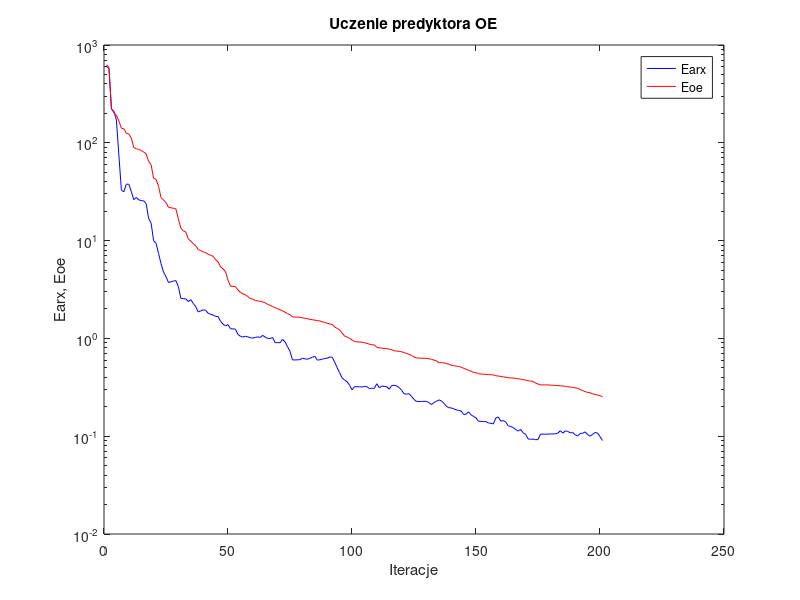
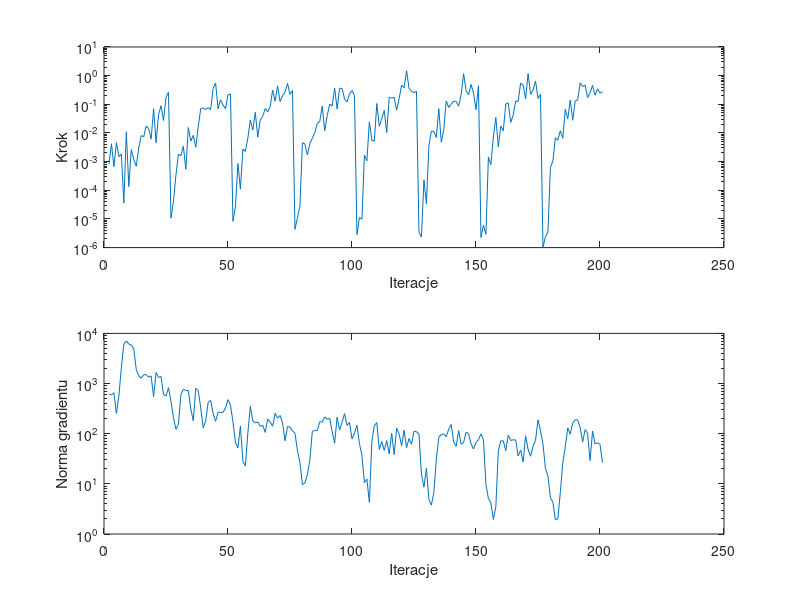

Here is the MATLAB script that generated these plots, in order:
%uczenie predyktora oe
clear all;
n=0; farx(n+1)=6.037708e+002; foe(n+1)=6.265237e+002; wspucz(n+1)=0.000000e+000; ng(n+1)=0.000000e+000;
%odnowa zmiennej metryki
n=1; farx(n+1)=5.768328e+002; foe(n+1)=5.917392e+002; krok(n+1)=8.148250e-004; ng(n+1)=6.169417e+002;
n=2; farx(n+1)=2.219807e+002; foe(n+1)=2.230082e+002; krok(n+1)=4.189449e-003; ng(n+1)=5.941771e+002;
n=3; farx(n+1)=2.097716e+002; foe(n+1)=2.020091e+002; krok(n+1)=6.682927e-004; ng(n+1)=6.571146e+002;
n=4; farx(n+1)=1.707608e+002; foe(n+1)=1.914247e+002; krok(n+1)=4.587536e-003; ng(n+1)=2.533579e+002;
n=5; farx(n+1)=7.492442e+001; foe(n+1)=1.669490e+002; krok(n+1)=1.486749e-003; ng(n+1)=5.711533e+002;
n=6; farx(n+1)=3.294708e+001; foe(n+1)=1.410343e+002; krok(n+1)=1.854565e-003; ng(n+1)=2.078241e+003;
n=7; farx(n+1)=3.156903e+001; foe(n+1)=1.392884e+002; krok(n+1)=3.584012e-005; ng(n+1)=6.114269e+003;
n=8; farx(n+1)=3.776355e+001; foe(n+1)=1.250062e+002; krok(n+1)=1.095618e-002; ng(n+1)=7.059547e+003;
n=9; farx(n+1)=3.768454e+001; foe(n+1)=1.234287e+002; krok(n+1)=1.340733e-004; ng(n+1)=6.144229e+003;
n=10; farx(n+1)=3.194372e+001; foe(n+1)=1.116952e+002; krok(n+1)=2.621411e-003; ng(n+1)=5.816708e+003;
n=11; farx(n+1)=2.616627e+001; foe(n+1)=8.967566e+001; krok(n+1)=1.203191e-003; ng(n+1)=4.907379e+003;
n=12; farx(n+1)=2.763585e+001; foe(n+1)=8.677710e+001; krok(n+1)=6.856719e-004; ng(n+1)=1.918319e+003;
n=13; farx(n+1)=2.610138e+001; foe(n+1)=8.571952e+001; krok(n+1)=2.980863e-003; ng(n+1)=1.419528e+003;
n=14; farx(n+1)=2.568276e+001; foe(n+1)=8.346063e+001; krok(n+1)=8.111094e-003; ng(n+1)=1.280639e+003;
n=15; farx(n+1)=2.549346e+001; foe(n+1)=8.043291e+001; krok(n+1)=7.354218e-003; ng(n+1)=1.506734e+003;
n=16; farx(n+1)=2.389313e+001; foe(n+1)=7.698697e+001; krok(n+1)=1.741045e-002; ng(n+1)=1.497266e+003;
n=17; farx(n+1)=1.683252e+001; foe(n+1)=6.462481e+001; krok(n+1)=1.417782e-002; ng(n+1)=1.336077e+003;
n=18; farx(n+1)=1.507192e+001; foe(n+1)=5.960081e+001; krok(n+1)=6.099924e-003; ng(n+1)=1.418692e+003;
n=19; farx(n+1)=9.983066e+000; foe(n+1)=4.345302e+001; krok(n+1)=6.954057e-002; ng(n+1)=5.447388e+002;
n=20; farx(n+1)=9.382370e+000; foe(n+1)=4.224585e+001; krok(n+1)=4.586643e-003; ng(n+1)=1.664374e+003;
n=21; farx(n+1)=7.377008e+000; foe(n+1)=3.588870e+001; krok(n+1)=4.446078e-002; ng(n+1)=1.320396e+003;
n=22; farx(n+1)=5.811266e+000; foe(n+1)=2.745416e+001; krok(n+1)=8.892157e-002; ng(n+1)=1.380690e+003;
n=23; farx(n+1)=4.776753e+000; foe(n+1)=2.610685e+001; krok(n+1)=2.705929e-002; ng(n+1)=6.045293e+002;
n=24; farx(n+1)=4.272959e+000; foe(n+1)=2.440718e+001; krok(n+1)=1.755320e-001; ng(n+1)=5.647574e+002;
n=25; farx(n+1)=3.731438e+000; foe(n+1)=2.193620e+001; krok(n+1)=2.621866e-001; ng(n+1)=8.276565e+002;
%odnowa zmiennej metryki
n=26; farx(n+1)=3.795408e+000; foe(n+1)=2.161152e+001; krok(n+1)=1.057446e-005; ng(n+1)=4.460454e+002;
n=27; farx(n+1)=3.853499e+000; foe(n+1)=2.144430e+001; krok(n+1)=4.120586e-005; ng(n+1)=2.089998e+002;
n=28; farx(n+1)=3.904412e+000; foe(n+1)=2.104143e+001; krok(n+1)=3.348253e-004; ng(n+1)=1.228321e+002;
n=29; farx(n+1)=3.368487e+000; foe(n+1)=1.659905e+001; krok(n+1)=1.830478e-003; ng(n+1)=1.537181e+002;
n=30; farx(n+1)=2.565591e+000; foe(n+1)=1.337949e+001; krok(n+1)=1.603465e-003; ng(n+1)=6.032858e+002;
n=31; farx(n+1)=2.553270e+000; foe(n+1)=1.258759e+001; krok(n+1)=3.452691e-003; ng(n+1)=7.664191e+002;
n=32; farx(n+1)=2.530560e+000; foe(n+1)=1.222655e+001; krok(n+1)=5.405350e-004; ng(n+1)=7.277060e+002;
n=33; farx(n+1)=2.383055e+000; foe(n+1)=1.038735e+001; krok(n+1)=1.547432e-002; ng(n+1)=7.209137e+002;
n=34; farx(n+1)=2.489210e+000; foe(n+1)=9.906560e+000; krok(n+1)=5.233259e-003; ng(n+1)=3.108875e+002;
n=35; farx(n+1)=2.275298e+000; foe(n+1)=9.284045e+000; krok(n+1)=8.237127e-003; ng(n+1)=1.809698e+002;
n=36; farx(n+1)=2.108145e+000; foe(n+1)=8.807826e+000; krok(n+1)=3.206931e-003; ng(n+1)=8.067668e+002;
n=37; farx(n+1)=1.863728e+000; foe(n+1)=8.116065e+000; krok(n+1)=1.640492e-002; ng(n+1)=7.188160e+002;
n=38; farx(n+1)=1.909969e+000; foe(n+1)=7.917177e+000; krok(n+1)=7.104066e-002; ng(n+1)=3.281279e+002;
n=39; farx(n+1)=1.960377e+000; foe(n+1)=7.670497e+000; krok(n+1)=7.475647e-002; ng(n+1)=1.312871e+002;
n=40; farx(n+1)=1.939660e+000; foe(n+1)=7.533475e+000; krok(n+1)=6.528949e-002; ng(n+1)=1.797692e+002;
n=41; farx(n+1)=1.806174e+000; foe(n+1)=7.240301e+000; krok(n+1)=7.651884e-002; ng(n+1)=4.235429e+002;
n=42; farx(n+1)=1.767257e+000; foe(n+1)=7.092874e+000; krok(n+1)=6.563449e-002; ng(n+1)=4.628794e+002;
n=43; farx(n+1)=1.733667e+000; foe(n+1)=6.905247e+000; krok(n+1)=3.589327e-001; ng(n+1)=2.537566e+002;
n=44; farx(n+1)=1.680728e+000; foe(n+1)=6.377526e+000; krok(n+1)=5.477226e-001; ng(n+1)=1.767737e+002;
n=45; farx(n+1)=1.671283e+000; foe(n+1)=6.065722e+000; krok(n+1)=7.045190e-002; ng(n+1)=2.686860e+002;
n=46; farx(n+1)=1.495608e+000; foe(n+1)=5.399667e+000; krok(n+1)=1.433103e-001; ng(n+1)=2.649970e+002;
n=47; farx(n+1)=1.399427e+000; foe(n+1)=5.129097e+000; krok(n+1)=9.538763e-002; ng(n+1)=2.660801e+002;
n=48; farx(n+1)=1.343867e+000; foe(n+1)=4.809220e+000; krok(n+1)=7.000904e-002; ng(n+1)=3.292097e+002;
n=49; farx(n+1)=1.384446e+000; foe(n+1)=3.945001e+000; krok(n+1)=2.137984e-001; ng(n+1)=4.772982e+002;
n=50; farx(n+1)=1.256159e+000; foe(n+1)=3.422446e+000; krok(n+1)=2.293950e-001; ng(n+1)=3.710607e+002;
%odnowa zmiennej metryki
n=51; farx(n+1)=1.251246e+000; foe(n+1)=3.403726e+000; krok(n+1)=8.274713e-006; ng(n+1)=1.720520e+002;
n=52; farx(n+1)=1.242022e+000; foe(n+1)=3.390948e+000; krok(n+1)=2.714975e-005; ng(n+1)=6.737779e+001;
n=53; farx(n+1)=1.098918e+000; foe(n+1)=3.126796e+000; krok(n+1)=8.540993e-004; ng(n+1)=5.251949e+001;
n=54; farx(n+1)=1.052418e+000; foe(n+1)=2.954663e+000; krok(n+1)=1.098766e-004; ng(n+1)=1.427245e+002;
n=55; farx(n+1)=1.031163e+000; foe(n+1)=2.862170e+000; krok(n+1)=2.742688e-003; ng(n+1)=2.798622e+001;
n=56; farx(n+1)=1.051450e+000; foe(n+1)=2.787927e+000; krok(n+1)=2.269758e-003; ng(n+1)=2.284928e+001;
n=57; farx(n+1)=1.035642e+000; foe(n+1)=2.678033e+000; krok(n+1)=6.607631e-003; ng(n+1)=1.029654e+002;
n=58; farx(n+1)=1.016452e+000; foe(n+1)=2.556422e+000; krok(n+1)=2.835564e-002; ng(n+1)=3.509314e+002;
n=59; farx(n+1)=1.005815e+000; foe(n+1)=2.524289e+000; krok(n+1)=1.254679e-002; ng(n+1)=1.781190e+002;
n=60; farx(n+1)=1.024805e+000; foe(n+1)=2.441729e+000; krok(n+1)=5.235740e-002; ng(n+1)=1.641620e+002;
n=61; farx(n+1)=1.035847e+000; foe(n+1)=2.416611e+000; krok(n+1)=7.191611e-003; ng(n+1)=1.718826e+002;
n=62; farx(n+1)=1.024503e+000; foe(n+1)=2.398958e+000; krok(n+1)=2.812841e-002; ng(n+1)=1.402110e+002;
n=63; farx(n+1)=1.075048e+000; foe(n+1)=2.361143e+000; krok(n+1)=3.794479e-002; ng(n+1)=1.472287e+002;
n=64; farx(n+1)=1.031113e+000; foe(n+1)=2.310728e+000; krok(n+1)=7.142563e-002; ng(n+1)=1.064219e+002;
n=65; farx(n+1)=9.999859e-001; foe(n+1)=2.223780e+000; krok(n+1)=5.387784e-002; ng(n+1)=1.941570e+002;
n=66; farx(n+1)=9.977609e-001; foe(n+1)=2.182311e+000; krok(n+1)=8.321100e-002; ng(n+1)=1.706766e+002;
n=67; farx(n+1)=1.019944e+000; foe(n+1)=2.114766e+000; krok(n+1)=3.152950e-001; ng(n+1)=1.408590e+002;
n=68; farx(n+1)=9.047802e-001; foe(n+1)=2.061958e+000; krok(n+1)=1.288873e-001; ng(n+1)=2.552983e+002;
n=69; farx(n+1)=9.052524e-001; foe(n+1)=2.014160e+000; krok(n+1)=4.411592e-001; ng(n+1)=2.042897e+002;
n=70; farx(n+1)=9.036998e-001; foe(n+1)=1.962847e+000; krok(n+1)=1.247419e-001; ng(n+1)=2.305257e+002;
n=71; farx(n+1)=9.786108e-001; foe(n+1)=1.910911e+000; krok(n+1)=2.032965e-001; ng(n+1)=1.642274e+002;
n=72; farx(n+1)=9.207697e-001; foe(n+1)=1.853204e+000; krok(n+1)=2.624788e-001; ng(n+1)=7.249157e+001;
n=73; farx(n+1)=8.221849e-001; foe(n+1)=1.789776e+000; krok(n+1)=5.316748e-001; ng(n+1)=1.397114e+002;
n=74; farx(n+1)=7.382062e-001; foe(n+1)=1.747330e+000; krok(n+1)=2.230542e-001; ng(n+1)=1.349397e+002;
n=75; farx(n+1)=6.023722e-001; foe(n+1)=1.657312e+000; krok(n+1)=3.029139e-001; ng(n+1)=1.143364e+002;
%odnowa zmiennej metryki
n=76; farx(n+1)=6.027033e-001; foe(n+1)=1.652348e+000; krok(n+1)=4.333677e-006; ng(n+1)=1.020604e+002;
n=77; farx(n+1)=6.041484e-001; foe(n+1)=1.650317e+000; krok(n+1)=1.127096e-005; ng(n+1)=4.621904e+001;
n=78; farx(n+1)=6.059546e-001; foe(n+1)=1.648859e+000; krok(n+1)=2.798313e-005; ng(n+1)=2.670567e+001;
n=79; farx(n+1)=6.277275e-001; foe(n+1)=1.621921e+000; krok(n+1)=4.541426e-003; ng(n+1)=9.655780e+000;
n=80; farx(n+1)=6.175366e-001; foe(n+1)=1.608562e+000; krok(n+1)=4.162174e-003; ng(n+1)=1.036975e+001;
n=81; farx(n+1)=6.122080e-001; foe(n+1)=1.589602e+000; krok(n+1)=1.713514e-003; ng(n+1)=1.531030e+001;
n=82; farx(n+1)=6.253792e-001; foe(n+1)=1.564147e+000; krok(n+1)=4.290347e-003; ng(n+1)=2.987904e+001;
n=83; farx(n+1)=6.426383e-001; foe(n+1)=1.553513e+000; krok(n+1)=6.544675e-003; ng(n+1)=1.118659e+002;
n=84; farx(n+1)=6.558896e-001; foe(n+1)=1.536109e+000; krok(n+1)=1.034502e-002; ng(n+1)=1.154948e+002;
n=85; farx(n+1)=5.997794e-001; foe(n+1)=1.519561e+000; krok(n+1)=2.165649e-002; ng(n+1)=1.150977e+002;
n=86; farx(n+1)=6.045845e-001; foe(n+1)=1.510481e+000; krok(n+1)=2.525939e-002; ng(n+1)=1.735462e+002;
n=87; farx(n+1)=6.133278e-001; foe(n+1)=1.476629e+000; krok(n+1)=8.693674e-002; ng(n+1)=1.710047e+002;
n=88; farx(n+1)=6.225641e-001; foe(n+1)=1.459282e+000; krok(n+1)=1.199493e-002; ng(n+1)=2.163991e+002;
n=89; farx(n+1)=6.284759e-001; foe(n+1)=1.430086e+000; krok(n+1)=4.017797e-002; ng(n+1)=1.943451e+002;
n=90; farx(n+1)=6.453836e-001; foe(n+1)=1.405202e+000; krok(n+1)=1.016482e-001; ng(n+1)=2.015774e+002;
n=91; farx(n+1)=6.424104e-001; foe(n+1)=1.390874e+000; krok(n+1)=8.764941e-002; ng(n+1)=1.099826e+002;
n=92; farx(n+1)=5.735975e-001; foe(n+1)=1.312029e+000; krok(n+1)=3.691454e-001; ng(n+1)=6.450873e+001;
n=93; farx(n+1)=5.026227e-001; foe(n+1)=1.264715e+000; krok(n+1)=6.814773e-002; ng(n+1)=2.140886e+002;
n=94; farx(n+1)=4.471566e-001; foe(n+1)=1.222867e+000; krok(n+1)=3.589369e-001; ng(n+1)=1.184501e+002;
n=95; farx(n+1)=3.942887e-001; foe(n+1)=1.137297e+000; krok(n+1)=3.607908e-001; ng(n+1)=1.697546e+002;
n=96; farx(n+1)=3.760901e-001; foe(n+1)=1.058722e+000; krok(n+1)=1.528851e-001; ng(n+1)=2.508915e+002;
n=97; farx(n+1)=3.612644e-001; foe(n+1)=1.030709e+000; krok(n+1)=1.221144e-001; ng(n+1)=1.459289e+002;
n=98; farx(n+1)=3.326521e-001; foe(n+1)=1.002253e+000; krok(n+1)=2.343012e-001; ng(n+1)=1.672956e+002;
n=99; farx(n+1)=2.979415e-001; foe(n+1)=9.666531e-001; krok(n+1)=2.994154e-001; ng(n+1)=7.791865e+001;
n=100; farx(n+1)=3.209253e-001; foe(n+1)=9.274086e-001; krok(n+1)=2.056099e-001; ng(n+1)=1.032119e+002;
%odnowa zmiennej metryki
n=101; farx(n+1)=3.206213e-001; foe(n+1)=9.224787e-001; krok(n+1)=2.852700e-006; ng(n+1)=1.470696e+002;
n=102; farx(n+1)=3.196639e-001; foe(n+1)=9.185140e-001; krok(n+1)=1.113124e-005; ng(n+1)=6.357380e+001;
n=103; farx(n+1)=3.187069e-001; foe(n+1)=9.169896e-001; krok(n+1)=9.772716e-006; ng(n+1)=3.669418e+001;
n=104; farx(n+1)=3.229601e-001; foe(n+1)=9.032516e-001; krok(n+1)=1.700059e-003; ng(n+1)=1.055188e+001;
n=105; farx(n+1)=3.207689e-001; foe(n+1)=8.916727e-001; krok(n+1)=1.066758e-003; ng(n+1)=1.243840e+001;
n=106; farx(n+1)=3.072519e-001; foe(n+1)=8.722612e-001; krok(n+1)=2.452306e-002; ng(n+1)=4.277853e+000;
n=107; farx(n+1)=3.092678e-001; foe(n+1)=8.606829e-001; krok(n+1)=5.548179e-003; ng(n+1)=6.918533e+001;
n=108; farx(n+1)=3.084552e-001; foe(n+1)=8.587780e-001; krok(n+1)=5.214412e-003; ng(n+1)=1.444255e+002;
n=109; farx(n+1)=3.441801e-001; foe(n+1)=8.087447e-001; krok(n+1)=1.067078e-001; ng(n+1)=1.669885e+002;
n=110; farx(n+1)=3.128713e-001; foe(n+1)=8.005777e-001; krok(n+1)=1.704362e-002; ng(n+1)=4.850103e+001;
n=111; farx(n+1)=3.257135e-001; foe(n+1)=7.956636e-001; krok(n+1)=3.122169e-002; ng(n+1)=6.997496e+001;
n=112; farx(n+1)=3.228995e-001; foe(n+1)=7.888752e-001; krok(n+1)=6.105720e-002; ng(n+1)=4.655977e+001;
n=113; farx(n+1)=3.214318e-001; foe(n+1)=7.875467e-001; krok(n+1)=1.027811e-002; ng(n+1)=7.282517e+001;
n=114; farx(n+1)=3.022600e-001; foe(n+1)=7.774894e-001; krok(n+1)=1.738735e-001; ng(n+1)=3.957177e+001;
n=115; farx(n+1)=3.296352e-001; foe(n+1)=7.677024e-001; krok(n+1)=1.655578e-001; ng(n+1)=1.018077e+002;
n=116; farx(n+1)=3.316833e-001; foe(n+1)=7.464502e-001; krok(n+1)=1.738735e-001; ng(n+1)=3.822587e+001;
n=117; farx(n+1)=3.268029e-001; foe(n+1)=7.423705e-001; krok(n+1)=6.158158e-002; ng(n+1)=1.291246e+002;
n=118; farx(n+1)=3.146260e-001; foe(n+1)=7.378110e-001; krok(n+1)=1.565625e-001; ng(n+1)=9.838654e+001;
n=119; farx(n+1)=2.949947e-001; foe(n+1)=7.302657e-001; krok(n+1)=4.635137e-001; ng(n+1)=5.761701e+001;
n=120; farx(n+1)=2.711072e-001; foe(n+1)=7.168365e-001; krok(n+1)=3.762637e-001; ng(n+1)=1.177044e+002;
n=121; farx(n+1)=2.693453e-001; foe(n+1)=7.009800e-001; krok(n+1)=1.485218e+000; ng(n+1)=5.258491e+001;
n=122; farx(n+1)=2.720976e-001; foe(n+1)=6.869836e-001; krok(n+1)=3.647485e-001; ng(n+1)=8.018251e+001;
n=123; farx(n+1)=2.554628e-001; foe(n+1)=6.704585e-001; krok(n+1)=2.840339e-001; ng(n+1)=6.155790e+001;
n=124; farx(n+1)=2.378662e-001; foe(n+1)=6.462957e-001; krok(n+1)=2.553603e-001; ng(n+1)=1.115519e+002;
n=125; farx(n+1)=2.269116e-001; foe(n+1)=6.316980e-001; krok(n+1)=2.833785e-001; ng(n+1)=1.100629e+002;
%odnowa zmiennej metryki
n=126; farx(n+1)=2.264871e-001; foe(n+1)=6.282540e-001; krok(n+1)=3.485881e-006; ng(n+1)=9.786886e+001;
n=127; farx(n+1)=2.264777e-001; foe(n+1)=6.281510e-001; krok(n+1)=2.335170e-006; ng(n+1)=1.574033e+001;
n=128; farx(n+1)=2.273536e-001; foe(n+1)=6.266743e-001; krok(n+1)=2.326282e-004; ng(n+1)=8.583246e+000;
n=129; farx(n+1)=2.271626e-001; foe(n+1)=6.251986e-001; krok(n+1)=3.351433e-005; ng(n+1)=2.045816e+001;
n=130; farx(n+1)=2.206032e-001; foe(n+1)=6.189133e-001; krok(n+1)=3.595805e-003; ng(n+1)=4.843746e+000;
n=131; farx(n+1)=2.106249e-001; foe(n+1)=6.121046e-001; krok(n+1)=1.153579e-002; ng(n+1)=3.761919e+000;
n=132; farx(n+1)=2.202268e-001; foe(n+1)=6.001062e-001; krok(n+1)=1.127264e-002; ng(n+1)=6.794537e+000;
n=133; farx(n+1)=2.274475e-001; foe(n+1)=5.905796e-001; krok(n+1)=6.970662e-003; ng(n+1)=3.113301e+001;
n=134; farx(n+1)=2.351422e-001; foe(n+1)=5.653159e-001; krok(n+1)=7.039776e-002; ng(n+1)=8.460742e+001;
n=135; farx(n+1)=2.300113e-001; foe(n+1)=5.638500e-001; krok(n+1)=4.727372e-003; ng(n+1)=9.615569e+001;
n=136; farx(n+1)=2.179670e-001; foe(n+1)=5.627708e-001; krok(n+1)=1.305012e-002; ng(n+1)=9.936383e+001;
n=137; farx(n+1)=2.026367e-001; foe(n+1)=5.534482e-001; krok(n+1)=1.312690e-001; ng(n+1)=8.705873e+001;
n=138; farx(n+1)=1.957869e-001; foe(n+1)=5.456538e-001; krok(n+1)=7.765706e-002; ng(n+1)=1.236940e+002;
n=139; farx(n+1)=1.946201e-001; foe(n+1)=5.329559e-001; krok(n+1)=1.011122e-001; ng(n+1)=1.528905e+002;
n=140; farx(n+1)=1.905964e-001; foe(n+1)=5.263817e-001; krok(n+1)=1.291716e-001; ng(n+1)=6.832731e+001;
n=141; farx(n+1)=1.862653e-001; foe(n+1)=5.208675e-001; krok(n+1)=1.257655e-001; ng(n+1)=5.597546e+001;
n=142; farx(n+1)=1.833139e-001; foe(n+1)=5.162185e-001; krok(n+1)=8.569436e-002; ng(n+1)=1.146575e+002;
n=143; farx(n+1)=1.811692e-001; foe(n+1)=5.092979e-001; krok(n+1)=2.158836e-001; ng(n+1)=6.168798e+001;
n=144; farx(n+1)=1.670019e-001; foe(n+1)=4.933296e-001; krok(n+1)=1.164915e+000; ng(n+1)=6.698783e+001;
n=145; farx(n+1)=1.680881e-001; foe(n+1)=4.846765e-001; krok(n+1)=2.990259e-001; ng(n+1)=1.071718e+002;
n=146; farx(n+1)=1.776361e-001; foe(n+1)=4.712607e-001; krok(n+1)=2.161212e-001; ng(n+1)=9.916517e+001;
n=147; farx(n+1)=1.653864e-001; foe(n+1)=4.623346e-001; krok(n+1)=4.954511e-001; ng(n+1)=6.257479e+001;
n=148; farx(n+1)=1.592563e-001; foe(n+1)=4.489724e-001; krok(n+1)=2.465387e-001; ng(n+1)=4.966249e+001;
n=149; farx(n+1)=1.540435e-001; foe(n+1)=4.456240e-001; krok(n+1)=6.460817e-002; ng(n+1)=6.625454e+001;
n=150; farx(n+1)=1.421116e-001; foe(n+1)=4.353055e-001; krok(n+1)=4.452012e-001; ng(n+1)=7.644897e+001;
%odnowa zmiennej metryki
n=151; farx(n+1)=1.417620e-001; foe(n+1)=4.329492e-001; krok(n+1)=2.260347e-006; ng(n+1)=9.836265e+001;
n=152; farx(n+1)=1.409835e-001; foe(n+1)=4.294982e-001; krok(n+1)=6.005855e-006; ng(n+1)=7.612917e+001;
n=153; farx(n+1)=1.409577e-001; foe(n+1)=4.294776e-001; krok(n+1)=2.914162e-006; ng(n+1)=9.645131e+000;
n=154; farx(n+1)=1.367714e-001; foe(n+1)=4.266070e-001; krok(n+1)=1.457389e-003; ng(n+1)=5.129330e+000;
n=155; farx(n+1)=1.354171e-001; foe(n+1)=4.253923e-001; krok(n+1)=7.821151e-004; ng(n+1)=4.166988e+000;
n=156; farx(n+1)=1.335016e-001; foe(n+1)=4.238124e-001; krok(n+1)=7.242402e-003; ng(n+1)=1.957398e+000;
n=157; farx(n+1)=1.538320e-001; foe(n+1)=4.151640e-001; krok(n+1)=3.500452e-002; ng(n+1)=3.483881e+000;
n=158; farx(n+1)=1.570925e-001; foe(n+1)=4.125461e-001; krok(n+1)=3.288256e-003; ng(n+1)=4.515975e+001;
n=159; farx(n+1)=1.426289e-001; foe(n+1)=4.083109e-001; krok(n+1)=1.740861e-002; ng(n+1)=7.212941e+001;
n=160; farx(n+1)=1.443085e-001; foe(n+1)=4.040535e-001; krok(n+1)=1.189399e-002; ng(n+1)=7.209560e+001;
n=161; farx(n+1)=1.396426e-001; foe(n+1)=4.009451e-001; krok(n+1)=1.031518e-001; ng(n+1)=4.579536e+001;
n=162; farx(n+1)=1.276849e-001; foe(n+1)=3.960333e-001; krok(n+1)=1.111619e-001; ng(n+1)=9.353186e+001;
n=163; farx(n+1)=1.257663e-001; foe(n+1)=3.949678e-001; krok(n+1)=2.320653e-002; ng(n+1)=7.326978e+001;
n=164; farx(n+1)=1.226286e-001; foe(n+1)=3.935678e-001; krok(n+1)=4.193314e-002; ng(n+1)=7.559116e+001;
n=165; farx(n+1)=1.170111e-001; foe(n+1)=3.897266e-001; krok(n+1)=1.307960e-001; ng(n+1)=7.473807e+001;
n=166; farx(n+1)=1.127952e-001; foe(n+1)=3.870910e-001; krok(n+1)=1.261335e-001; ng(n+1)=3.595912e+001;
n=167; farx(n+1)=1.172958e-001; foe(n+1)=3.827902e-001; krok(n+1)=5.535078e-001; ng(n+1)=4.716083e+001;
n=168; farx(n+1)=1.083436e-001; foe(n+1)=3.774090e-001; krok(n+1)=4.681360e-001; ng(n+1)=2.739762e+001;
n=169; farx(n+1)=1.046923e-001; foe(n+1)=3.752258e-001; krok(n+1)=1.549381e-001; ng(n+1)=9.062999e+001;
n=170; farx(n+1)=9.376763e-002; foe(n+1)=3.686480e-001; krok(n+1)=1.180120e+000; ng(n+1)=4.874197e+001;
n=171; farx(n+1)=9.305010e-002; foe(n+1)=3.663995e-001; krok(n+1)=2.230612e-001; ng(n+1)=3.547238e+001;
n=172; farx(n+1)=9.344509e-002; foe(n+1)=3.628530e-001; krok(n+1)=3.118032e-001; ng(n+1)=5.616640e+001;
n=173; farx(n+1)=9.218068e-002; foe(n+1)=3.503110e-001; krok(n+1)=6.511688e-001; ng(n+1)=7.337205e+001;
n=174; farx(n+1)=9.235688e-002; foe(n+1)=3.412316e-001; krok(n+1)=1.607063e-001; ng(n+1)=1.894658e+002;
n=175; farx(n+1)=1.049861e-001; foe(n+1)=3.351238e-001; krok(n+1)=2.230612e-001; ng(n+1)=1.155692e+002;
%odnowa zmiennej metryki
n=176; farx(n+1)=1.049722e-001; foe(n+1)=3.347049e-001; krok(n+1)=1.016156e-006; ng(n+1)=6.204424e+001;
n=177; farx(n+1)=1.049462e-001; foe(n+1)=3.345861e-001; krok(n+1)=2.417991e-006; ng(n+1)=2.048402e+001;
n=178; farx(n+1)=1.048595e-001; foe(n+1)=3.344732e-001; krok(n+1)=3.509184e-006; ng(n+1)=1.448061e+001;
n=179; farx(n+1)=1.055888e-001; foe(n+1)=3.329747e-001; krok(n+1)=6.218716e-004; ng(n+1)=5.285241e+000;
n=180; farx(n+1)=1.053408e-001; foe(n+1)=3.317131e-001; krok(n+1)=1.047362e-003; ng(n+1)=4.318582e+000;
n=181; farx(n+1)=1.058957e-001; foe(n+1)=3.304872e-001; krok(n+1)=6.853004e-003; ng(n+1)=1.927141e+000;
n=182; farx(n+1)=1.075914e-001; foe(n+1)=3.292901e-001; krok(n+1)=5.548179e-003; ng(n+1)=1.998763e+000;
n=183; farx(n+1)=1.137881e-001; foe(n+1)=3.276059e-001; krok(n+1)=1.199953e-002; ng(n+1)=6.789419e+000;
n=184; farx(n+1)=1.073384e-001; foe(n+1)=3.262356e-001; krok(n+1)=6.543079e-003; ng(n+1)=2.638019e+001;
n=185; farx(n+1)=1.133310e-001; foe(n+1)=3.226952e-001; krok(n+1)=6.741320e-002; ng(n+1)=5.509294e+001;
n=186; farx(n+1)=1.119761e-001; foe(n+1)=3.200012e-001; krok(n+1)=3.119818e-002; ng(n+1)=1.303611e+002;
n=187; farx(n+1)=1.082423e-001; foe(n+1)=3.176483e-001; krok(n+1)=1.410702e-001; ng(n+1)=9.796455e+001;
n=188; farx(n+1)=1.088836e-001; foe(n+1)=3.164701e-001; krok(n+1)=2.764852e-002; ng(n+1)=1.637454e+002;
n=189; farx(n+1)=1.033418e-001; foe(n+1)=3.121492e-001; krok(n+1)=1.293628e-001; ng(n+1)=1.890620e+002;
n=190; farx(n+1)=1.005075e-001; foe(n+1)=3.088162e-001; krok(n+1)=1.446686e-001; ng(n+1)=1.876300e+002;
n=191; farx(n+1)=1.065078e-001; foe(n+1)=3.003612e-001; krok(n+1)=5.571345e-001; ng(n+1)=1.329253e+002;
n=192; farx(n+1)=1.072858e-001; foe(n+1)=2.933409e-001; krok(n+1)=4.113674e-001; ng(n+1)=6.803043e+001;
n=193; farx(n+1)=1.107708e-001; foe(n+1)=2.851335e-001; krok(n+1)=4.635137e-001; ng(n+1)=1.211450e+002;
n=194; farx(n+1)=1.039074e-001; foe(n+1)=2.809293e-001; krok(n+1)=1.714306e-001; ng(n+1)=1.012289e+002;
n=195; farx(n+1)=1.000830e-001; foe(n+1)=2.777857e-001; krok(n+1)=2.538306e-001; ng(n+1)=2.909350e+001;
n=196; farx(n+1)=1.042637e-001; foe(n+1)=2.711445e-001; krok(n+1)=4.577617e-001; ng(n+1)=1.133893e+002;
n=197; farx(n+1)=1.090466e-001; foe(n+1)=2.671994e-001; krok(n+1)=2.073757e-001; ng(n+1)=6.253300e+001;
n=198; farx(n+1)=1.079797e-001; foe(n+1)=2.634728e-001; krok(n+1)=3.428611e-001; ng(n+1)=6.594279e+001;
n=199; farx(n+1)=9.905205e-002; foe(n+1)=2.592256e-001; krok(n+1)=2.469201e-001; ng(n+1)=6.145133e+001;
n=200; farx(n+1)=9.046085e-002; foe(n+1)=2.541195e-001; krok(n+1)=2.745822e-001; ng(n+1)=2.647418e+001;

figure; semilogy(farx,'b'); hold on; semilogy(foe,'r'); xlabel('Iteracje'); ylabel('Earx, Eoe'); legend('Earx','Eoe'); title('Uczenie predyktora OE');
figure; subplot(2,1,1); semilogy(krok); xlabel('Iteracje'); ylabel('Krok');
subplot(2,1,2); semilogy(ng); xlabel('Iteracje'); ylabel('Norma gradientu');
Earx=farx(n+1)
Eoe=foe(n+1)
